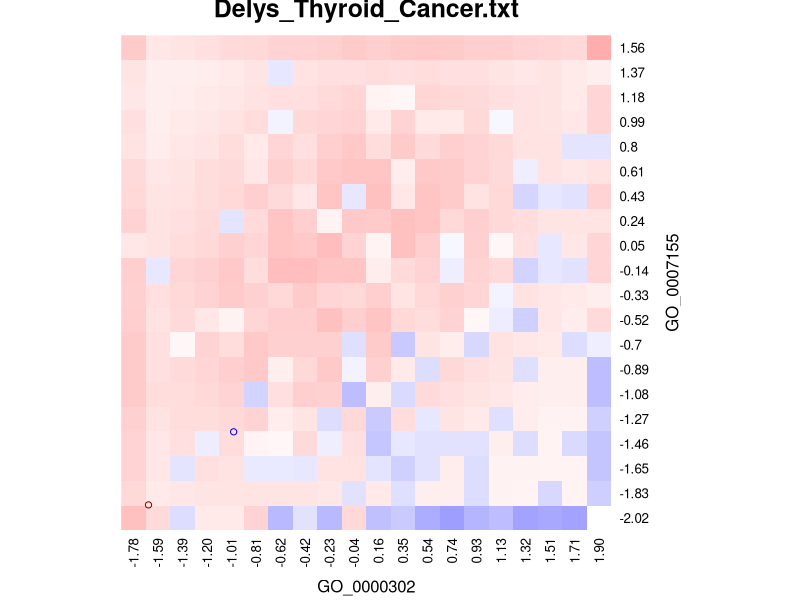

This figure's R source:
#!/usr/bin/env Rscript

name = "Delys_Thyroid_Cancer.txt" #"BRD-K85133207.txt (EXP1)" 	 	#BRD-K85133207.txt \n 			 	 		
fx = "GO_0000302"	#"201719_s_at"				
fy ="GO_0007155" #"202720_at"    


px <- c(5.089839,1.614713)
 #(20.230740,9.662562) # the first line in "meta.txt" 
py <- c (4.478331,1.525167) #(1,11.236356)  # the second line in "meta.txt"
estimate <- read.csv("ratioHist.txt",sep="\t",header = TRUE,check.names=FALSE)
rnames <- estimate[,1]
est_matrix <- data.matrix(estimate[,2:ncol(estimate)])
rownames(est_matrix) <- rnames
my_palette <- colorRampPalette(c("red", "white", "blue"), space="rgb")(n=300) 
my_break <- c(seq(-100, 0, length.out=300/2)-0.5, 0, seq(0, 100, length.out=300/2)+0.5) #300 100
png("../fig/ratioHist_msig_1.pdf", width=4, height=4, units="in", res=300,pointsize = 12)
est_heatmap <- heatmap(est_matrix, Rowv = NA, Colv=NA, col = my_palette, breaks=my_break,  xlab = fx, ylab =fy,  main = name, scale ="none", margins=c(4.2,4.5),add.expr =points(px,py,col=c("blue","darkred")))
#abline(v=0,col="red")
#abline(h=0,col="red")
#points(px,py)
#abline(a=1.856648,b=-1.122625,col="red")  	 
#title(xlab=fx
# ,mgp=c(-2,-1,-5))
dev.off()



# 	0.01	0.42	0.83	1.24	1.66	2.07	2.48	2.89	3.31	3.72	4.13	4.55	4.96	5.37	5.78	6.20	6.61	7.02	7.43	7.85
# 0.01	-82	-21	-12	-16	-12	-4	-3	2	4	6	-5	7	7	8	5	9	5	-3	-3	10
# 0.53	-24	-16	-8	-10	-9	-8	-4	9	-3	-7	7	9	-5	9	6	9	-3	-2	-3	16
# 1.06	-14	-13	-10	12	7	12	12	10	10	10	-5	5	-5	5	5	6	9	6	-3	21
# 1.59	-12	-11	-9	11	-6	6	5	-7	7	-4	4	-4	6	-3	6	-4	-3	6	6	19
# 2.12	0	3	13	13	5	7	7	7	4	-4	-4	8	5	6	-4	-3	-2	-3	-3	15
# 2.64	8	9	13	3	9	-5	11	-5	5	-4	10	-3	9	-2	-2	-3	-2	6	-3	13
# 3.17	-7	-1	-8	9	8	8	5	-4	-2	-3	6	-1	-3	-3	-2	-2	-1	6	-2	4
# 3.70	3	-6	10	4	10	4	-3	-3	6	9	-4	9	-1	-2	9	-2	6	-3	-1	11
# 4.22	5	14	8	8	-4	8	-3	-3	-2	6	6	6	-2	-2	0	-2	-1	-2	6	7
# 4.75	4	6	8	-4	5	-4	-3	-2	6	-2	-3	-2	-2	6	9	0	-3	-1	0	8
# 5.28	-5	4	8	-3	-3	-4	6	-3	-3	0	-1	-1	-2	-3	-1	9	-3	-1	-1	10
# 5.80	5	5	-4	6	-4	-3	6	6	-3	-2	0	0	0	-2	-2	-2	0	0	-1	8
# 6.33	5	-4	-4	8	-3	-3	6	6	-2	6	-3	-3	-2	0	-3	0	-1	0	-1	-3
# 6.86	-4	-4	6	9	6	-3	6	0	-2	-3	0	-2	-1	-1	0	0	0	-1	0	9
# 7.38	-3	-3	-5	-3	-3	9	-2	6	0	-2	-1	-2	-1	-1	-1	-1	-2	0	0	12
# 7.91	-2	-2	-2	-2	-3	-2	0	-2	0	-2	-1	7	0	0	0	0	6	-2	-3	6
# 8.44	-4	5	-3	6	9	-2	-3	-1	0	0	-1	-1	0	-2	0	0	0	-1	-1	6
# 8.96	-4	-2	7	0	-2	-3	-1	-1	0	6	-2	0	0	-1	0	0	0	0	6	12
# 9.49	-4	-4	7	-2	6	6	6	-2	-1	-2	0	0	0	0	0	0	-1	0	0	6
# 10.02	12	17	15	12	15	13	9	10	10	13	12	5	5	-4	-5	10	8	-4	6	15

